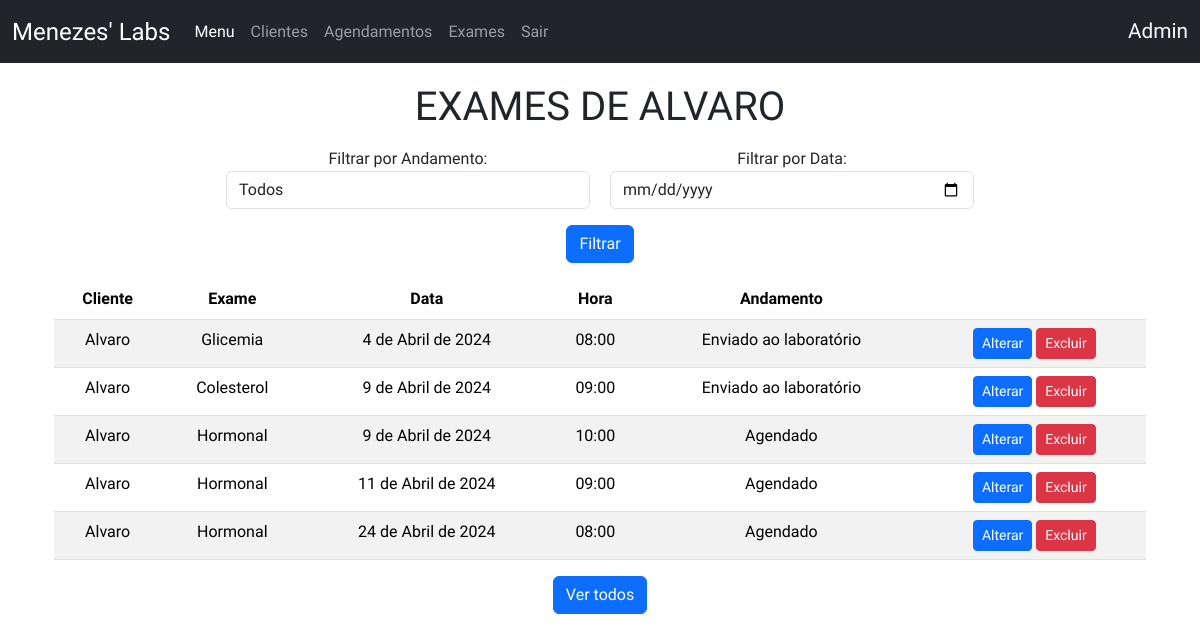
The page /usuarios-admin/detalhes/4/ (signed in) on the database as committed earlier.
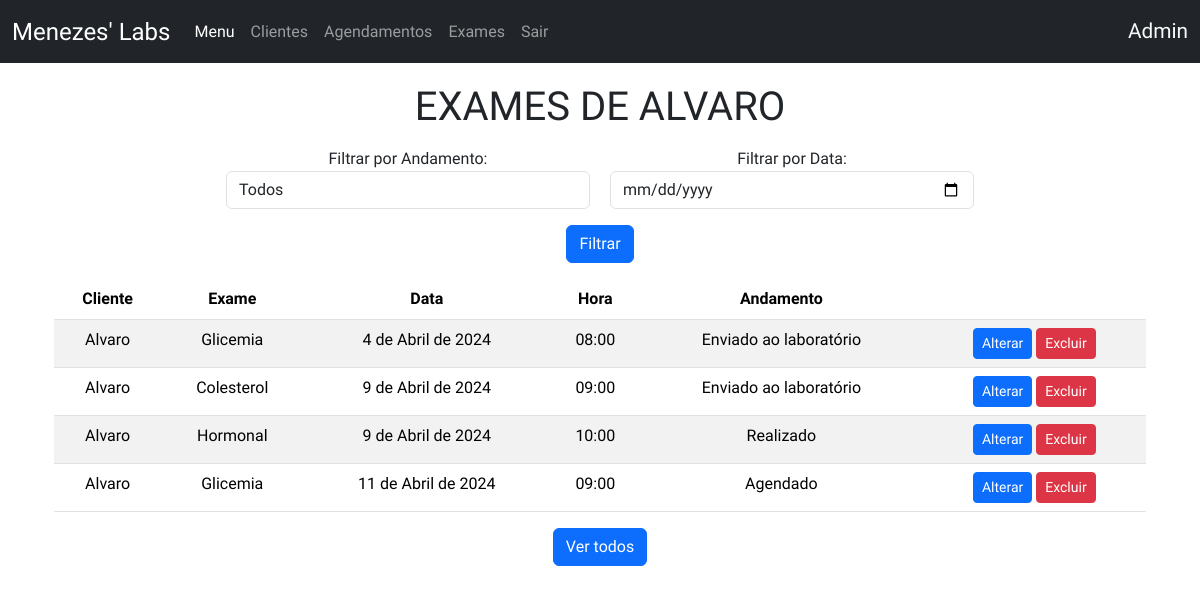
The same page on the database as committed later.
### crud/models.py (models this page shows, shortened)
class Base(models.Model):
    criado = models.DateTimeField(verbose_name ='Criado em',auto_now_add=True)
    modificado = models.DateTimeField(verbose_name ='Modificado em',auto_now=True)
    ativo = models.BooleanField(verbose_name ='Ativo?',default=True)
    class Meta:
        abstract = True

class AgendamentoExame(Base):
    exame = models.ForeignKey(Exame,verbose_name='Exame',on_delete=models.CASCADE)
    data = models.DateField('Data',auto_now=False,auto_now_add=False)
    usuario = models.ForeignKey(User,verbose_name='Usuário',on_delete=models.CASCADE)
    HORARIO_CHOICES = (
    ('07:00', '07:00'),
    ('08:00', '08:00'),
    ('09:00', '09:00'),
    ('10:00', '10:00'),
    ('11:00', '11:00'),
    ('13:00', '13:00'),
    ('14:00', '14:00'),
    ('15:00', '15:00'),
    ('16:00', '16:00'),
    ('17:00', '17:00'),
)
    ANDAMENTO_CHOICES = (
        ('Agendado', 'Agendado'),
        ('Realizado', 'Realizado'),
        ('Enviado ao laboratório', 'Enviado ao laboratório'),
        ('Concluído', 'Concluído'),
        ('Cancelado', 'Cancelado'),
    )
    horario = models.CharField(verbose_name ='Horário', max_length = 5 ,choices=HORARIO_CHOICES)
    andamento = models.CharField(verbose_name ='Andamento',max_length=30,choices=ANDAMENTO_CHOICES,default='Agendado')
    resultado = models.FileField('Resultado',upload_to='pdfs/',null=True,blank=True)
    class Meta:
        verbose_name = 'Agendamento'
        verbose_name_plural = 'Agendamentos'
        ordering = ['data','horario']

class Exame(Base):
    nome = models.CharField('Nome',max_length=100)
    def __str__(self):
        return self.nome
    class Meta:
        verbose_name = 'Exame'
        verbose_name_plural = 'Exames'
        ordering = ['nome']

### crud/views.py (the view)
# urls.py: path('usuarios-admin/detalhes/<int:pk>/', AdminUserDetailView.as_view(), name='usuarios_detail_admin'),
class AdminUserDetailView(UserPassesTestMixin, DetailView):
    model = User
    template_name = 'adm/cliente/detail.html'
    context_object_name = 'usuario'
    def test_func(self):
        return self.request.user.is_superuser
    def get_context_data(self, **kwargs):
        context = super().get_context_data(**kwargs)
        filtro_andamento = self.request.GET.get('filtro_andamento')
        filtro_data = self.request.GET.get('filtro_data')
        usuario = self.get_object()
        agendamentos = usuario.agendamentoexame_set.all()
        if filtro_andamento:
            agendamentos = agendamentos.filter(andamento=filtro_andamento)
        if filtro_data:
            agendamentos = agendamentos.filter(data=filtro_data)
        context['usuario_nome'] = usuario.username.capitalize()
        context['agendamentos'] = agendamentos
        context['user'] = self.request.user
        return context

### crud/templates/adm/cliente/detail.html (shortened to what this page needs)
{% extends 'base.html' %}
{% block content %}
<main style="text-align: center;">
    <h1 class="mt-1">Exames de {{usuario_nome}}</h1>
    <div class="container mt-3 ">
        <form class="mb-3" method="get" action="">
            <div class="form-row" style="display: flex; gap:20px; justify-content: center;">
                <div class="col-md-4 mb-3">
                    <label for="filtro_andamento">Filtrar por Andamento:</label>
                    <select class="form-control" name="filtro_andamento" id="filtro_andamento">
                        <option value="">Todos</option>
                    </select>
                </div>
                <div class="col-md-4 mb-3">
                    <label for="filtro_data">Filtrar por Data:</label>
                    <input type="date" class="form-control" name="filtro_data" id="filtro_data">
                </div>
            </div>
            <button type="submit" class="btn btn-primary">Filtrar</button>
        </form>
        <table class="table table-striped">
            <thead>
                <tr>
                    <th><strong>Cliente</strong></th>
                    <th><strong>Exame</strong></th>
                    <th><strong>Data</strong></th>
                    <th><strong>Hora</strong></th>
                    <th><strong>Andamento</strong></th>
                    <th><strong><Açoes/strong></th>
                </tr>
            </thead>
            <tbody>
                {% for agendamento in agendamentos %}
                <tr>
                    <td>{{ agendamento.usuario|capfirst }}</td>
                    <td>{{ agendamento.exame }}</td>
                    <td>{{ agendamento.data }}</td>
                    <td>{{ agendamento.horario }}</td>
                    <td>{{ agendamento.andamento }}</td>
                    <td>
                        <a href="{% url 'update_admin' pk=agendamento.pk %}" class="btn btn-primary btn-sm">Alterar</a>
                        <a href="{% url 'delete_admin' pk=agendamento.pk %}" class="btn btn-danger btn-sm">Excluir</a>
                    </td>
                </tr>
                {% endfor %}
            </tbody>
        </table>
        <a class="btn btn-primary mb-4" href="{% url 'usuarios_admin' %}">Ver todos</a>
    </div>
</main>
{% endblock %}

Rows that differ between the two databases and show on the page:
removed AgendamentoExame: usuario "Alvaro", exame "Hormonal", data "24 de Abril de 2024", horario "08:00", andamento "Agendado"
changed AgendamentoExame "Hormonal": andamento "Agendado" → "Realizado"
changed AgendamentoExame "11 de Abril de 2024": exame "Hormonal" → "Glicemia"
